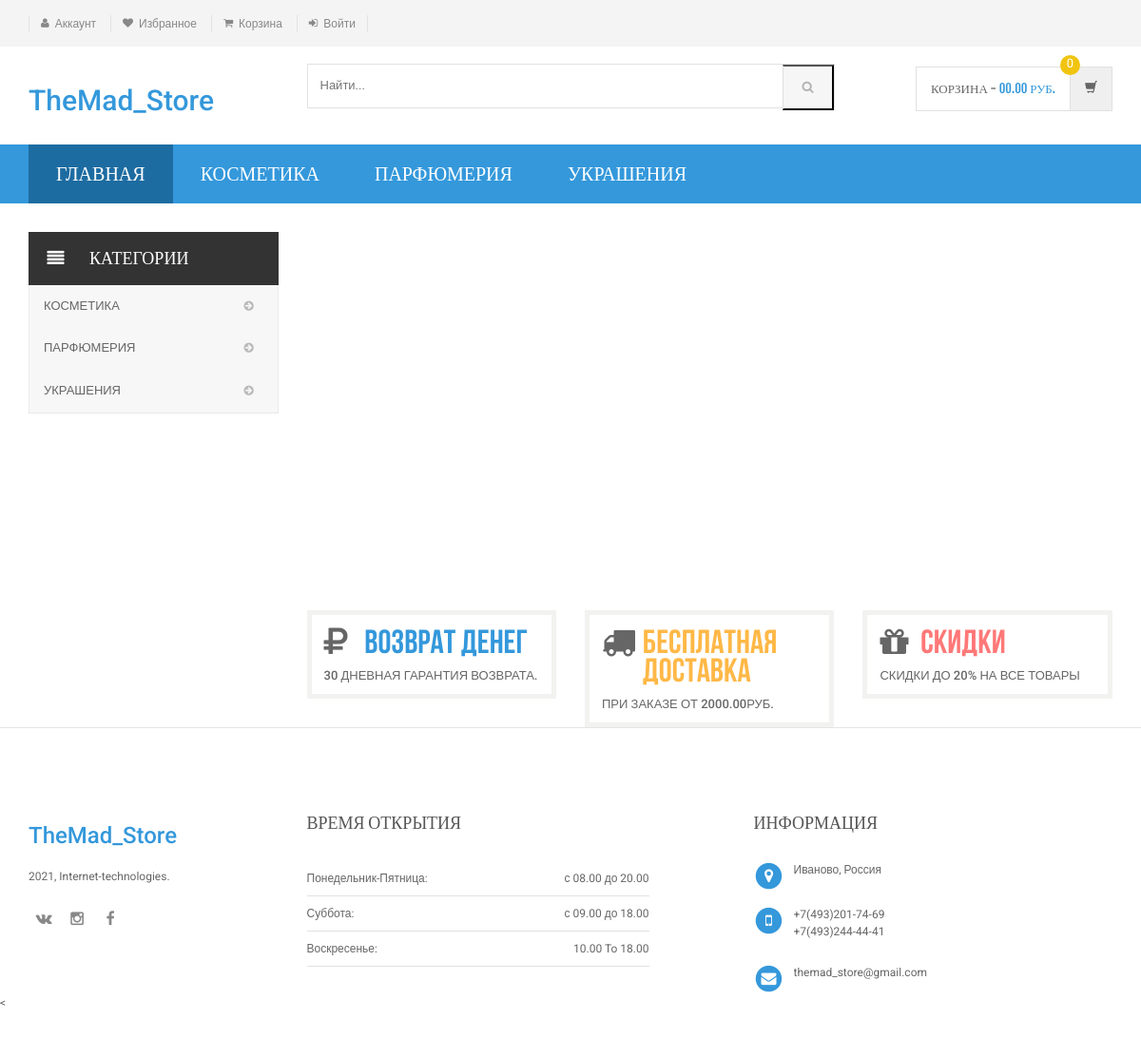
/Online-store/index.php, run on the app's committed database.
### tables this page shows
CREATE TABLE `category` (
  `id` int(11) NOT NULL,
  `categoryName` varchar(255) DEFAULT NULL,
  `categoryDescription` longtext DEFAULT NULL,
  `creationDate` timestamp NOT NULL DEFAULT current_timestamp(),
  `updationDate` varchar(255) DEFAULT NULL
);

### Online-store/includes/menu-bar.php (the view)
<div class="header-nav animate-dropdown">
    <div class="container">
        <div class="yamm navbar navbar-default" role="navigation">
            <div class="nav-bg-class">
                <div class="navbar-collapse collapse" id="mc-horizontal-menu-collapse">
                    <div class="nav-outer">
                        <ul class="nav navbar-nav">
                            <li class="active dropdown yamm-fw">
                                <a href="index.php" data-hover="dropdown" class="dropdown-toggle">Главная</a>
                            </li>
                            <?php $sql = mysqli_query($con, "select id,categoryName  from category limit 6");
                            while ($row = mysqli_fetch_array($sql)) {
                            ?>
                                <li class="dropdown yamm">
                                    <a href="category.php?cid=<?php echo $row['id']; ?>"> <?php echo $row['categoryName']; ?></a>
                                </li>
                            <?php } ?>
                        </ul>
                        <div class="clearfix"></div>
                    </div>
                </div>
            </div>
        </div>
    </div>
</div>

### Online-store/includes/side-menu.php
<div class="side-menu animate-dropdown outer-bottom-xs">
    <div class="head"><i class="icon fa fa-align-justify fa-fw"></i> Категории</div>
    <nav class="yamm megamenu-horizontal" role="navigation">
        <ul class="nav">
            <li class="dropdown menu-item">
                <?php $sql = mysqli_query($con, "select id,categoryName  from category");
                while ($row = mysqli_fetch_array($sql)) {
                ?>
                    <a href="category.php?cid=<?php echo $row['id']; ?>" class="dropdown-toggle">
                        <?php echo $row['categoryName']; ?></a>
                <?php } ?>
            </li>
        </ul>
    </nav>
</div>

### Online-store/assets/css/blue.css (style rules this page uses)
a { color: #3498db; }
.header-style-1 .header-nav { background: #3498db; }
.cnt-home .header-style-1 .header-nav .navbar .navbar-nav > li.active { background: #1d6ca1; }

### Online-store/assets/css/lightbox.css (style rules this page uses)
body:after { content: url(../images/close.png) url(../images/loading.gif) url(../images/prev.png) url(../images/next.png); display: none; }

### Online-store/assets/css/green.css (style rules this page uses)
a { color: #abd07e; }
.header-style-1 .header-nav { background: #abd07e; }
.cnt-home .header-style-1 .header-nav .navbar .navbar-nav > li.active { background: #84b943; }

### Online-store/assets/css/red.css (style rules this page uses)
a { color: #ff6c6c; }
.header-style-1 .header-nav { background: #ff6c6c; }
.cnt-home .header-style-1 .header-nav .navbar .navbar-nav > li.active { background: #ff1a1a; }

### Online-store/assets/css/orange.css (style rules this page uses)
a { color: #f39c12; }
.header-style-1 .header-nav { background: #f39c12; }
.cnt-home .header-style-1 .header-nav .navbar .navbar-nav > li.active { background: #ab6c09; }

### Online-store/assets/css/dark-green.css (style rules this page uses)
a { color: #12cca7; }
.header-style-1 .header-nav { background: #12cca7; }
.cnt-home .header-style-1 .header-nav .navbar .navbar-nav > li.active { background: #0b816a; }

### data on the page
category: categoryName "КОСМЕТИКА"
category: categoryName "ПАРФЮМЕРИЯ"
category: categoryName "УКРАШЕНИЯ"
